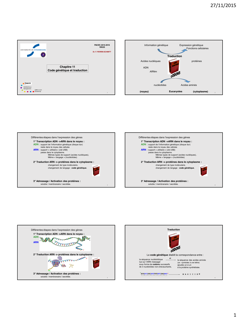
#> input picture BBB/diapos_extract/eg_pdf.png, 240 x 320 px
$ python findcontours.py
#> lines starting #> are read from the running program, lines starting #| are printed output that depends on the picture; after the words box and inside, x2 and y2 are one past the last pixel; in counts of white or black regions, pixels touching at a corner belong together
''' file name : findcontours.py

Description : This sample shows how to find and draw contours

This is Python version of this tutorial : http://opencv.itseez.com/doc/tutorials/imgproc/shapedescriptors/find_contours/find_contours.html#find-contours

Level : Beginner

Benefits : Learn to use 1) cv2.findContours() and 2)cv2.drawContours()

Usage : python findcontours.py

Written by : Abid K. (abidrahman2@gmail.com) , Visit opencvpython.blogspot.com for more tutorials'''

import cv2
import numpy as np

def thresh_callback(thresh):
    edges = cv2.Canny(blur,thresh,thresh*2)
    drawing = np.zeros(img.shape,np.uint8)     # Image to draw the contours
    contours,hierarchy = cv2.findContours(edges,cv2.RETR_TREE,cv2.CHAIN_APPROX_SIMPLE)
    for cnt in contours:
        color = np.random.randint(0,255,(3)).tolist()  # Select a random color
        cv2.drawContours(drawing,[cnt],0,color,2)
        cv2.imshow('output',drawing)
    cv2.imshow('input',img)

img = cv2.imread('eg_pdf.png')
#> img is the input picture: shape (320, 240, 3); mean B, G, R 237.9, 237.8, 238.5
gray = cv2.cvtColor(img,cv2.COLOR_BGR2GRAY)
blur = cv2.GaussianBlur(gray,(5,5),0)
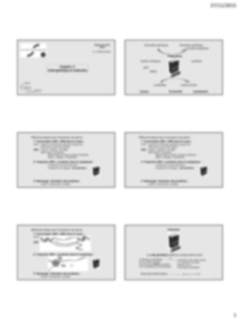
#> blur: shape (320, 240); min 39, max 255, mean 237.9

cv2.namedWindow('input',cv2.WINDOW_AUTOSIZE)

thresh = 100
max_thresh = 255

cv2.createTrackbar('canny thresh:','input',thresh,max_thresh,thresh_callback)

thresh_callback(thresh)
#> in thresh_callback, `edges = cv2.Canny(blur,thresh,thresh*2)`:
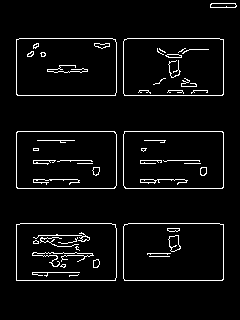
#> edges: shape (320, 240); 4.7% white in thin lines or dots, all inside (x1, y1, x2, y2) = (16, 3, 237, 281)
#> in thresh_callback, `contours,hierarchy = cv2.findContours(edges,cv2.RETR_TREE,cv2.CHAIN_AP..`: contours = 74 contours, 41 with area under 20; largest, box (x1, y1, x2, y2) and area: (123, 131, 224, 189) 5694, (16, 131, 117, 189) 5693, (123, 38, 224, 96) 5690, (123, 223, 224, 281) 5688, (123, 131, 224, 189) 5688
#> the loop in thresh_callback, `for cnt in contours:` made 74 passes
#> color on passes 1, 2, 4, 5, 6, 7, 8, 9, 10, 11, 12, 13: [172, 47, 117], [192, 67, 251], [211, 21, 242], [36, 87, 70], [216, 88, 140], [58, 193, 230], [39, 87, 174], [88, 81, 165], [25, 77, 72], [9, 148, 115], [208, 243, 197], [254, 79, 175]
#> (cnt, color) on passes 3, 31, 42, 45: ([[149, 256], [169, 256]], [195, 103, 9]), ([[184, 163], [200, 163]], [119, 11, 174]), ([[77, 163], [92, 163]], [117, 85, 48]), ([[33, 148], [33, 150], [38, 150], [38, 148]], [197, 94, 0])
#> pass 1, in thresh_callback, `cv2.imshow('output',drawing)`:
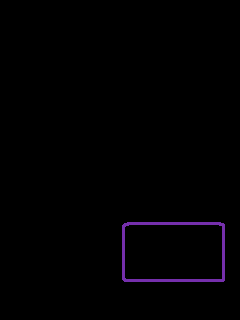
#> window 'output': shape (320, 240, 3); mean B, G, R 2.1, 0.6, 1.4
#> pass 2, in thresh_callback, `cv2.imshow('output',drawing)`:
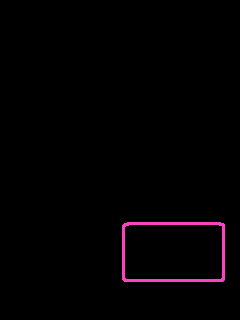
#> window 'output': shape (320, 240, 3); mean B, G, R 2.3, 0.8, 3.1
#> after the loop in thresh_callback, `for cnt in contours:`:
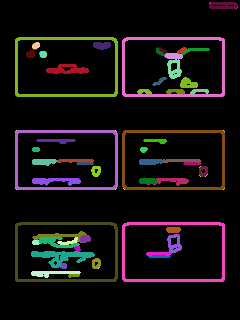
#> drawing: shape (320, 240, 3); mean of channels 0, 1, 2 15.7, 15.5, 19.5; drawn as B, G, R

if cv2.waitKey(0) == 27:
#> (key Esc is pressed here)
    cv2.destroyAllWindows()

### For more details & feature extraction on contours, visit : http://opencvpython.blogspot.com/2012/04/contour-features.html
